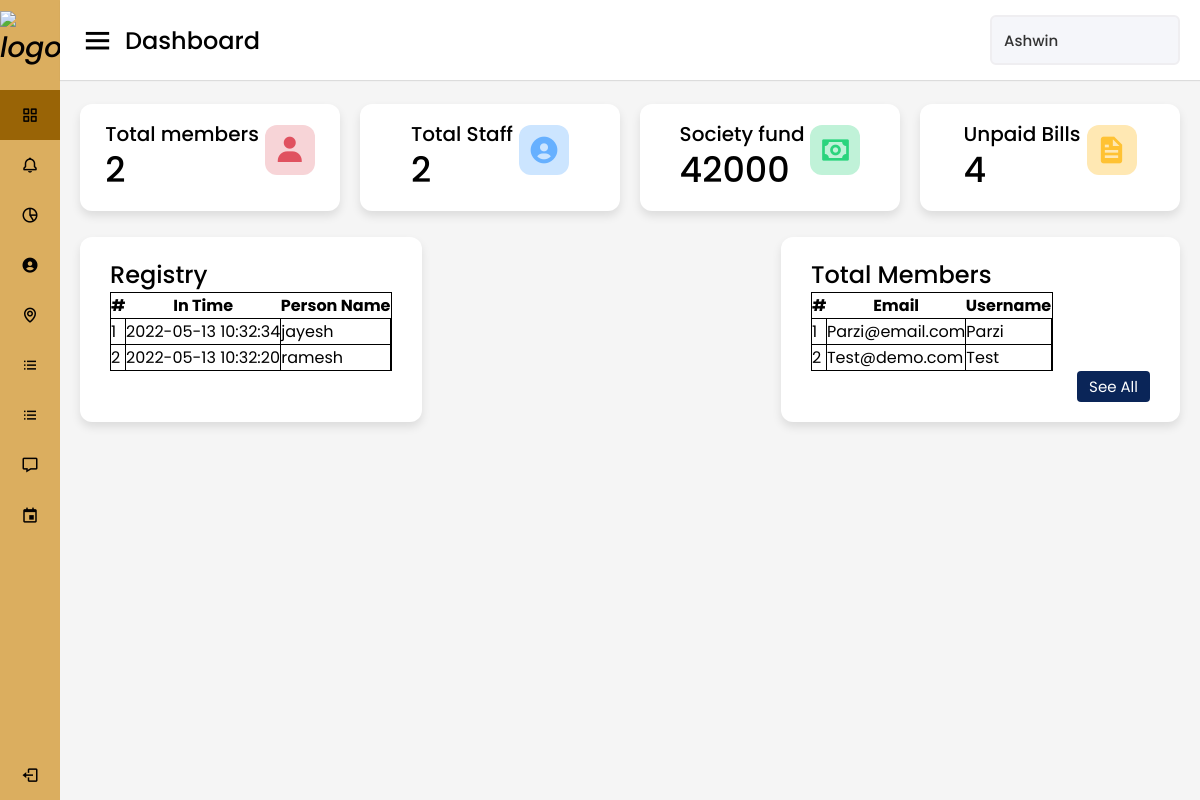
Screenshot of /admin/Dashboard/admin.php (signed in) with the database file from the repository.
### tables this page shows
CREATE TABLE `registry` (
  `id` int(11) NOT NULL,
  `person_name` varchar(50) NOT NULL,
  `created_at` datetime DEFAULT current_timestamp()
);

CREATE TABLE `member` (
  `id` int(11) NOT NULL,
  `username` varchar(50) NOT NULL,
  `email` varchar(50) NOT NULL,
  `password` varchar(255) NOT NULL,
  `address` varchar(255) NOT NULL,
  `phone` int(10) DEFAULT NULL,
  `created_at` datetime DEFAULT current_timestamp()
);

### admin/Dashboard/admin.php (the view, shortened to what this page needs)
<!DOCTYPE html>
<html lang="en" dir="ltr">
<head>
    <link rel="stylesheet" href="admin.css">
    <link href='https://unpkg.com/boxicons@2.0.7/css/boxicons.min.css' rel='stylesheet'>
</head>
<body>
    <div class="sidebar">
        <div class="logo-details">
            <i><img src="1.png"
                 alt="logo" width="100px" height="100px"></i>
            <span class="logo_name">HMS</span>
        </div>
        <ul class="nav-links">
            <li>
                <a href="admin.php" class="active">
                    <i class='bx bx-grid-alt'></i>
                    <span class="links_name">Dashboard</span>
                </a>
            </li>
            <li>
                <a href="../Announcement/admin_annou.php">
                    <i class='bx bx-bell'></i>
                    <span class="links_name">Announcement</span>
                </a>
            </li>
            <li>
                <a href="../Bill/index.php">
                    <i class='bx bx-pie-chart-alt-2'></i>
                    <span class="links_name">Maintainence Bill</span>
                </a>
            </li>
            <li>
                <a href="../Home_Services/home_ser.php">
                    <i class='bx bxs-user-circle'></i>
                    <span class="links_name">Home Services</span>
                </a>
            </li>
            <li>
                <a href="../Neighbourhood/admin_neigh.php">
                    <i class='bx bx-map'></i>
                    <span class="links_name">Neighbourhood</span>
                </a>
            </li>
            <li>
                <a href="../Members/index.php">
                    <i class='bx bx-list-ul'></i>
                    <span class="links_name">Members</span>
                </a>
            </li>
            <li>
                <a href="../Members/staff/index.php">
                    <i class='bx bx-list-ul'></i>
                    <span class="links_name">Staff</span>
                </a>
            </li>
            <li>
                <a href="https://discord.gg/ytmJWCjyHZ" target="_blank">
                    <i class='bx bx-message'></i>
                    <span class="links_name">Chat Box</span>
                </a>
            </li>
            <li>
                <a href="../Event_calender/admin_event.php">
                    <i class='bx bx-calendar-event'></i>
                    <span class="links_name">Events</span>
                </a>
            </li>
            <li class="log_out">
                <a href="../../logout.php">
                    <i class='bx bx-log-out'></i>
                    <span class="links_name">Log out</span>
                </a>
            </li>
        </ul>
    </div>
    <section class="home-section">
        <nav>
            <div class="sidebar-button">
                <i class='bx bx-menu sidebarBtn'></i>
                <span class="dashboard">Dashboard</span>
            </div>
            <div class="profile-details">
                <span class="admin_name"> <?php echo $_SESSION["username"]; ?></span>
            </div>
        </nav>
        <div class="home-content">
            <div class="overview-boxes">
                <div class="box">
                    <div class="right-side">
                        <div class="box-topic">Total members</div>
                        <?php
                            $con = new mysqli('localhost', 'root', '', 'hms');
                            $sql = "SELECT * FROM member";
                            if ($result=mysqli_query($con,$sql)) {
                                $rowcount=mysqli_num_rows($result);
                            }
                        ?>
                        <div class="number"><?php echo $rowcount ?></div>
                        </div>
                    <i class='bx bxs-user icon member'></i>
                </div>
                <div class="box">
                    <div class="right-side">
                        <div class="box-topic">Total Staff</div>
                        <?php
                            $con = new mysqli('localhost', 'root', '', 'hms');
                            $sql = "SELECT * FROM staff";
                            if ($result=mysqli_query($con,$sql)) {
                                $rowcount=mysqli_num_rows($result);
                            }
                        ?>
                        <div class="number"><?php echo $rowcount ?></div>
                    </div>
                    <i class='bx bxs-user-circle  icon staff'></i>
                </div>
                <div class="box">
                    <div class="right-side">
                        <div class="box-topic">Society fund</div>
                        <?php
                            $con = new mysqli('localhost', 'root', '', 'hms');
                            $query="select SUM(amount_payed) as `societyfund` from billing";
                            $res=mysqli_query($con, $query);
                            $data=mysqli_fetch_array($res);
                        ?>
                        <div class="number"><?php echo $data['societyfund'] ?></div>
                    </div>
                    <i class='bx bx-money icon money'></i>
                </div>
                <div class="box">
                    <div class="right-side">
                        <div class="box-topic">Unpaid Bills</div>
                        <?php
                            $con = new mysqli('localhost', 'root', '', 'hms');
                            $sql = "SELECT * FROM billing where status=0";
                            if ($result=mysqli_query($con,$sql)) {
                                $rowcount=mysqli_num_rows($result);
                            }
                        ?>
                        <div class="number"><?php echo $rowcount ?></div>
                    </div>
                    <i class='bx bxs-file icon file'></i>
                </div>
            </div>
            <div class="sales-boxes">
                <div class="registry box">
                    <div class="title">Registry</div>
                    <div class="registry-details">
                    <table class="table-striped table-bordered col-md-12" cellspacing="15" style="border: 1px solid black; border-collapse: collapse; ">
			<thead style="border: 1px solid black; border-collapse: collapse">
				<tr style="border: 1px solid black; border-collapse: collapse">
					<th class="text-center">#</th>
					<th class="text-center">In Time</th>
                    <th class="text-center">Person Name</th>
				</tr>
			</thead>
			<tbody>
				<?php
 					$registry = $con->query("SELECT * FROM registry order by person_name asc");
 					$i = 1;
 					while($row= $registry->fetch_assoc()):
				 ?>
				 <tr cellspacing="15" style="border: 1px solid black; border-collapse: collapse; padding:10px">
				 	<td class="text-center" style="border: 1px solid black; border-collapse: collapse" style="padding:10px">
				 		<?php echo $i++ ?>
				 	</td>
				 	<td style="border: 1px solid black; border-collapse: collapse" style="padding:10px">
				 		<?php echo ucwords($row['created_at']) ?>
				 	</td>
				 	<td style="border: 1px solid black; border-collapse: collapse"style="padding:10px">
				 		<?php echo $row['person_name'] ?>
				 	</td>
				 </tr>
				<?php endwhile; ?>
			</tbody>
		</table>
                    </div>
                </div>
                <div class="members box">
                    <div class="title">Total Members</div>
                    <ul class="top-sales-details">
                        <table class="table-striped table-bordered col-md-12" style="border: 1px solid black; border-collapse: collapse">
			<thead style="border: 1px solid black; border-collapse: collapse">
				<tr style="border: 1px solid black; border-collapse: collapse">
					<th class="text-center">#</th>
					<th class="text-center">Email</th>
					<th class="text-center">Username</th>
				</tr>
			</thead>
			<tbody>
				<?php
 					$member = $con->query("SELECT * FROM member order by username asc");
 					$i = 1;
 					while($row= $member->fetch_assoc()):
				 ?>
				 <tr style="border: 1px solid black; border-collapse: collapse">
				 	<td class="text-center" style="border: 1px solid black; border-collapse: collapse">
				 		<?php echo $i++ ?>
				 	</td>
				 	<td style="border: 1px solid black; border-collapse: collapse">
				 		<?php echo ucwords($row['email']) ?>
				 	</td>
				 	<td style="border: 1px solid black; border-collapse: collapse">
				 		<?php echo $row['username'] ?>
				 	</td>
				 </tr>
				<?php endwhile; ?>
			</tbody>
		</table>
                    </ul>
                    <div class="button">
                        <a href="../Members/index.php">See All</a>
                    </div>
                </div>
            </div>
        </div>
    </section>
</body>
</html>

### admin/Dashboard/admin.css (style rules this page uses)
* { margin: 0; padding: 0; box-sizing: border-box; font-family: 'Poppins', sans-serif; }
.sidebar { position: fixed; height: 100%; width: 240px; background: #dbae5f; transition: all 0.5s ease; }
.sidebar .logo-details { height: 80px; display: flex; align-items: center; }
.sidebar .logo-details i { font-size: 28px; font-weight: 500; color: rgb(3, 1, 1); min-width: 60px; text-align: center }
.sidebar .logo-details .logo_name { color: rgb(3, 1, 1); font-size: 24px; font-weight: 500; }
.sidebar .nav-links { margin-top: 10px; }
.sidebar .nav-links li { position: relative; list-style: none; height: 50px; }
.sidebar .nav-links li a { height: 100%; width: 100%; display: flex; align-items: center; text-decoration: none; transition: all 0.4s ease; }
.sidebar .nav-links li a.active { background: #996406; }
.sidebar .nav-links li i { min-width: 60px; text-align: center; font-size: 18px; color: rgb(3, 1, 1); }
.sidebar .nav-links li a .links_name { color: rgb(3, 1, 1); font-size: 15px; font-weight: 400; white-space: nowrap; }
.sidebar .nav-links .log_out { position: absolute; bottom: 0; width: 100%; }
.home-section { position: relative; background: #f5f5f5; min-height: 100vh; width: calc(100% - 240px); left: 240px; transition: all 0.5s ease; }
.home-section nav { display: flex; justify-content: space-between; height: 80px; background: #fff; display: flex; align-items: center; position: fixed; width: calc(100% - 240px); left: 240px; z-index: 100; padding: 0 20px; box-shadow: 0 1px 1px rgba(0, 0, 0, 0.1); transition: all 0.5s ease; }
.home-section nav .sidebar-button { display: flex; align-items: center; font-size: 24px; font-weight: 500; }
nav .sidebar-button i { font-size: 35px; margin-right: 10px; }
.home-section nav .profile-details { display: flex; align-items: center; background: #F5F6FA; border: 2px solid #EFEEF1; border-radius: 6px; height: 50px; min-width: 190px; padding: 0 15px 0 2px; }
nav .profile-details .admin_name { font-size: 15px; font-weight: 500; color: #333; margin: 0 10px; white-space: nowrap; }
.home-section .home-content { position: relative; padding-top: 104px; }
.home-content .overview-boxes { display: flex; align-items: center; justify-content: space-between; flex-wrap: wrap; padding: 0 20px; margin-bottom: 26px; }
.overview-boxes .box { display: flex; align-items: center; justify-content: center; width: calc(100% / 4 - 15px); background: #fff; padding: 15px 14px; border-radius: 12px; box-shadow: 0 5px 10px rgba(0,0,0,0.1); }
.overview-boxes .box-topic { font-size: 20px; font-weight: 500; }
.home-content .box .number { display: inline-block; font-size: 35px; margin-top: -6px; font-weight: 500; }
.home-content .box .icon { display: inline-block; font-size: 32px; height: 50px; width: 50px; background: #cce5ff; line-height: 50px; text-align: center; color: #66b0ff; border-radius: 12px; margin: -15px 0 0 6px; }
.home-content .box .staff { color: #66b0ff; background: #cce5ff; }
.home-content .box .member { color: #e05260; background: #f7d4d7 ; }
.home-content .box .money { color: #2BD47D; background: #C0F2D8; }
.home-content .box .file { color: #ffc233; background: #ffe8b3; }
.home-content .sales-boxes { display: flex; justify-content: space-between; }
.home-content .sales-boxes .registry { width: 30%; background: #fff; padding: 20px 30px; margin: 0 20px; border-radius: 12px; box-shadow: 0 5px 10px rgba(0, 0, 0, 0.1); }
.home-content .sales-boxes .registry-details { display: flex; align-items: center; justify-content: space-between; }
.sales-boxes .box .title { font-size: 24px; font-weight: 500; }
.sales-boxes .box .button { width: 100%; display: flex; justify-content: flex-end; }
.sales-boxes .box .button a { color: #fff; background: #0A2558; padding: 4px 12px; font-size: 15px; font-weight: 400; border-radius: 4px; text-decoration: none; transition: all 0.3s ease; }
.home-content .sales-boxes .members { width: 35%; background: #fff; padding: 20px 30px; margin: 0 20px 0 0; border-radius: 12px; box-shadow: 0 5px 10px rgba(0, 0, 0, 0.1); }
@media (max-width: 1240px) { .sidebar { width: 60px; } }
@media (max-width: 1240px) { .home-section { width: calc(100% - 60px); left: 60px; } }
@media (max-width: 1240px) { .home-section nav { width: calc(100% - 60px); left: 60px; } }

### rows the page displays
registry: created_at "2022-05-13 10:32:34", person_name "jayesh"
registry: created_at "2022-05-13 10:32:20", person_name "ramesh"
member: email "Parzi@email.com", username "Parzi"
member: email "Test@demo.com", username "Test"

### other values shown
$_SESSION["username"] "Ashwin"
$rowcount "2"
$data['societyfund'] "42000"
$rowcount "4"
